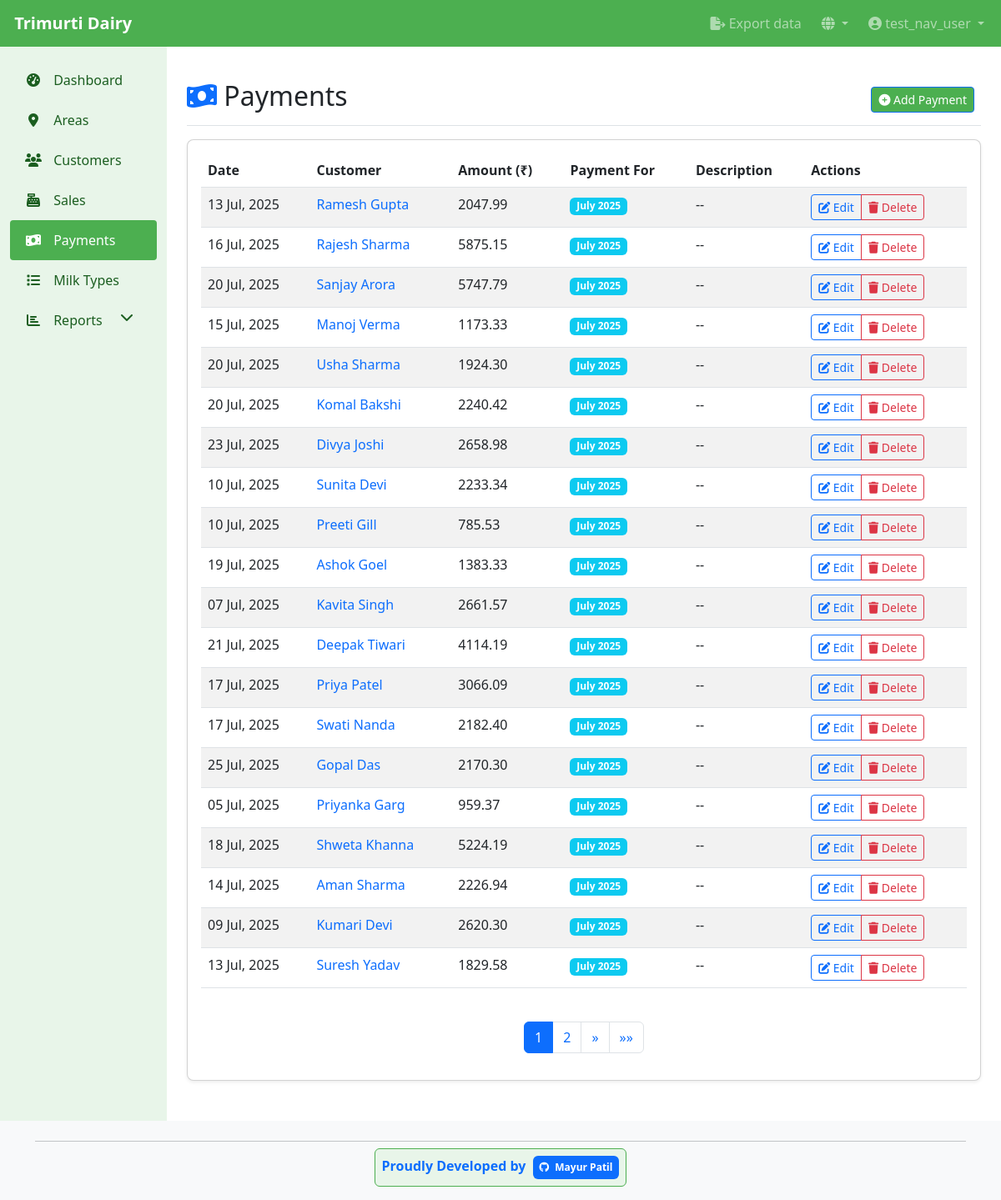
/en/dairy/payments/ (signed in), run on the app's committed database.
### dairy_app/models.py (models this page shows, shortened)
class Payment(models.Model):
    user = models.ForeignKey(User, on_delete=models.CASCADE, related_name='payments')
    customer = models.ForeignKey(Customer, on_delete=models.CASCADE, related_name='payments')
    date = models.DateField(default=timezone.now)
    amount = models.DecimalField(max_digits=10, decimal_places=2)
    description = models.CharField(max_length=255, blank=True, null=True)
    payment_for_month = models.IntegerField(null=True, blank=True,
                                           help_text=_('Month number (1-12) this payment is for'))
    payment_for_year = models.IntegerField(null=True, blank=True,
                                          help_text=_('Year this payment is for'))
    created_at = models.DateTimeField(auto_now_add=True)
    updated_at = models.DateTimeField(auto_now=True)
    class Meta:
        ordering = ['-date']

class Customer(models.Model):
    user = models.ForeignKey(User, on_delete=models.CASCADE, related_name='customers')
    name = models.CharField(max_length=200)
    address = models.TextField(blank=True, null=True)
    phone = models.CharField(max_length=20, blank=True, null=True)
    milk_types = models.ManyToManyField(MilkType, related_name='customers')
    area = models.ForeignKey(Area, on_delete=models.SET_NULL, null=True, blank=True, related_name='customers')
    date_joined = models.DateTimeField(auto_now_add=True)
    class Meta:
        ordering = ['name']

### dairy_app/views.py (the view)
# urls.py: path('payments/', views.PaymentListView.as_view(), name='payment_list'),
class PaymentListView(LoginRequiredMixin, ListView):
    model = Payment
    template_name = 'dairy_app/payment_list.html'
    context_object_name = 'payments'
    paginate_by = 20
    def get_queryset(self):
        return Payment.objects.all().order_by('-created_at')

### dairy_app/templatetags/dict_filters.py (called while the page is built)
@register.filter(name='month_name')
def get_month_name(month_number):
    from calendar import month_name
    try:
        month = int(month_number)
        if 1 <= month <= 12:
            return month_name[month]
        return ""
    except (ValueError, TypeError):
        return ""

### dairy_app/templates/dairy_app/payment_list.html (shortened to what this page needs)
{% extends 'base.html' %}
{% load i18n %}
{% load dict_filters %}
{% block content %}
<div class="d-flex justify-content-between flex-wrap flex-md-nowrap align-items-center pt-3 pb-2 mb-3 border-bottom">
    <h1 class="h2"><i class="fas fa-money-bill-wave text-primary"></i> {% trans "Payments" %}</h1>
    <div class="btn-toolbar mb-2 mb-md-0">
        <div class="btn-group me-2">
            <a href="{% url 'payment_add' %}" class="btn btn-sm btn-primary">
                <i class="fas fa-plus-circle"></i> {% trans "Add Payment" %}
            </a>
        </div>
    </div>
</div>
<div class="card">
    <div class="card-body">
        {% if payments %}
        <div class="table-responsive">
            <table class="table table-striped table-hover">
                <thead>
                    <tr>
                        <th>{% trans "Date" %}</th>
                        <th>{% trans "Customer" %}</th>
                        <th>{% trans "Amount" %} (₹)</th>
                        <th>{% trans "Payment For" %}</th>
                        <th>{% trans "Description" %}</th>
                        <th>{% trans "Actions" %}</th>
                    </tr>
                </thead>
                <tbody>
                    {% for payment in payments %}
                    <tr>
                        <td>{{ payment.date|date:"d M, Y" }}</td>
                        <td>
                            <a href="{% url 'customer_detail' payment.customer.id %}" class="text-decoration-none">
                                {{ payment.customer.name }}
                            </a>
                        </td>
                        <td>{{ payment.amount|floatformat:2 }}</td>
                        <td>
                            {% if payment.payment_for_month and payment.payment_for_year %}
                                <span class="badge bg-info">
                                    {% with month_name=payment.payment_for_month|month_name %}
                                    {{ month_name }} {{ payment.payment_for_year }}
                                    {% endwith %}
                                </span>
                            {% else %}
                                <span class="badge bg-secondary">{% trans "Not specified" %}</span>
                            {% endif %}
                        </td>
                        <td>{{ payment.description|default:"--"|truncatechars:50 }}</td>
                        <td>
                            <div class="btn-group btn-group-sm">
                                <a href="{% url 'payment_edit' payment.id %}" class="btn btn-outline-primary">
                                    <i class="fas fa-edit"></i> {% trans "Edit" %}
                                </a>
                                <a href="{% url 'payment_delete' payment.id %}" class="btn btn-outline-danger">
                                    <i class="fas fa-trash"></i> {% trans "Delete" %}
                                </a>
                            </div>
                        </td>
                    </tr>
                    {% endfor %}
                </tbody>
            </table>
        </div>
        {% if is_paginated %}
        <nav aria-label="Page navigation" class="mt-4">
            <ul class="pagination justify-content-center">
                {% for num in page_obj.paginator.page_range %}
                    {% if page_obj.number == num %}
                    <li class="page-item active">
                        <span class="page-link">{{ num }} <span class="sr-only">({% trans "current" %})</span></span>
                    </li>
                    {% elif num > page_obj.number|add:'-3' and num < page_obj.number|add:'3' %}
                    <li class="page-item"><a class="page-link" href="?page={{ num }}">{{ num }}</a></li>
                    {% endif %}
                {% endfor %}
                {% if page_obj.has_next %}
                <li class="page-item">
                    <a class="page-link" href="?page={{ page_obj.next_page_number }}" aria-label="Next">
                        <span aria-hidden="true">&raquo;</span>
                    </a>
                </li>
                <li class="page-item">
                    <a class="page-link" href="?page={{ page_obj.paginator.num_pages }}" aria-label="Last">
                        <span aria-hidden="true">&raquo;&raquo;</span>
                    </a>
                </li>
                {% endif %}
            </ul>
        </nav>
        {% endif %}
        {% endif %}
    </div>
</div>
{% endblock %}

### templates/base.html (shortened to what this page needs)
<!DOCTYPE html>
<html lang="{% if LANGUAGE_CODE %}{{ LANGUAGE_CODE }}{% else %}en{% endif %}">
<head>
    {% load i18n %}
    <link href="https://cdn.jsdelivr.net/npm/bootstrap@5.3.0/dist/css/bootstrap.min.css" rel="stylesheet">
    <link href="https://cdnjs.cloudflare.com/ajax/libs/font-awesome/6.4.0/css/all.min.css" rel="stylesheet">
</head>
<body>
    <nav class="navbar navbar-expand-lg navbar-dark fixed-top">
        <div class="container-fluid">
            <a class="navbar-brand" href="{% url 'dashboard' %}">
                 {% trans "Trimurti Dairy" %}
            </a>
            <div class="collapse navbar-collapse" id="navbarNav">
                <ul class="navbar-nav">
                    {% if user.is_authenticated %}
                    <li class="nav-item me-2">
                        <a class="nav-link {% if request.resolver_match.url_name == 'customer_export' %}active{% endif %}" href="{% url 'customer_export' %}">
                            <i class="fas fa-file-export"></i> {% trans "Export data" %}
                        </a>
                    </li>
                    <li class="nav-item dropdown me-2">
                        <a class="nav-link dropdown-toggle" href="#" id="languageDropdown" role="button" data-bs-toggle="dropdown" aria-expanded="false">
                            <i class="fas fa-globe"></i>
                        </a>
                            {% load i18n %}
                            {% get_current_language as LANGUAGE_CODE %}
                            {% get_available_languages as LANGUAGES %}
                            {% get_language_info_list for LANGUAGES as languages %}
                    </li>
                    <li class="nav-item dropdown">
                        <a class="nav-link dropdown-toggle" href="#" id="navbarDropdown" role="button" data-bs-toggle="dropdown" aria-expanded="false">
                            <i class="fas fa-user-circle"></i> {{ user.username }}
                        </a>
                    </li>
                    {% else %}
                    <li class="nav-item">
                        <a class="nav-link" href="{% url 'login' %}">{% trans "Login" %}</a>
                    </li>
                    {% endif %}
                </ul>
            </div>
        </div>
    </nav>
    <div class="container-fluid">
        <div class="row">
            {% if user.is_authenticated %}
            <div class="col-md-3 col-lg-2 d-md-block sidebar collapse">
                <div class="position-sticky pt-3">
                    <ul class="nav flex-column">
                        <li class="nav-item">
                            <a class="nav-link {% if request.resolver_match.url_name == 'dashboard' %}active{% endif %}" href="{% url 'dashboard' %}">
                                <i class="fas fa-tachometer-alt"></i> {% trans "Dashboard" %}
                            </a>
                        </li>
                        <li class="nav-item">
                            <a class="nav-link {% if 'area' in request.resolver_match.url_name %}active{% endif %}" href="{% url 'area_list' %}">
                                <i class="fas fa-map-marker-alt"></i> {% trans "Areas" %}
                            </a>
                        </li>
                        <li class="nav-item">
                            <a class="nav-link {% if 'customer' in request.resolver_match.url_name %}active{% endif %}" href="{% url 'customer_list' %}">
                                <i class="fas fa-users"></i> {% trans "Customers" %}
                            </a>
                        </li>
                        <li class="nav-item">
                            <a class="nav-link {% if 'sale' in request.resolver_match.url_name %}active{% endif %}" href="{% url 'sale_list' %}">
                                <i class="fas fa-cash-register fa-fw"></i> {% trans "Sales" %}
                            </a>
                        </li>
                        <li class="nav-item">
                            <a class="nav-link {% if 'payment' in request.resolver_match.url_name %}active{% endif %}" href="{% url 'payment_list' %}">
                                <i class="fas fa-money-bill-wave fa-fw"></i> {% trans "Payments" %}
                            </a>
                        </li>
                        <li class="nav-item">
                            <a class="nav-link {% if 'milk_type' in request.resolver_match.url_name %}active{% endif %}" href="{% url 'milk_type_list' %}">
                                <i class="fas fa-list"></i> {% trans "Milk Types" %}
                            </a>
                        </li>
                        <li class="nav-item">
                            <a class="nav-link" href="#" data-bs-toggle="collapse" data-bs-target="#reportsCollapse" aria-expanded="false">
                                <i class="fas fa-chart-bar"></i> {% trans "Reports" %} <i class="fas fa-chevron-down float-end"></i>
                            </a>
                        </li>
                    </ul>
                </div>
            </div>
            {% endif %}
            <main class="{% if user.is_authenticated %}col-md-9 ms-sm-auto col-lg-10 px-md-4{% else %}col-12{% endif %} main-content">
                {% block content %}{% endblock %}
            </main>
        </div>
    </div>
    <footer class="footer mt-auto py-3 bg-light">
        <div class="container">
            <div class="row">
                <div class="col-12 text-center">
                    <hr class="my-2">
                    <div class="developer-credit p-2 d-inline-block rounded" style="background-color: var(--light-color); border: 1px solid var(--primary-color);">
                        <strong class="text-primary">{% trans "Proudly Developed by" %}</strong>
                        <a href="https://github.com/mayur5204" target="_blank" class="text-decoration-none ms-1">
                            <span class="badge bg-primary p-2">
                                <i class="fab fa-github me-1"></i> Mayur Patil
                            </span>
                        </a>
                    </div>
                </div>
            </div>
        </div>
    </footer>
</body>
</html>

### templates/base.html (style rules this page uses)
:root { --primary-color: #4CAF50; --accent-color: #FFC107; --light-color: #E8F5E9; --dark-color: #1B5E20; }
body { padding-top: 56px; min-height: 100vh; display: flex; flex-direction: column; padding-bottom: 60px; }
.navbar { background-color: var(--primary-color); }
.navbar-brand { font-weight: bold; }
.sidebar { background-color: var(--light-color); min-height: calc(100vh - 56px); }
.sidebar .nav-link { color: var(--dark-color); padding: 0.75rem 1rem; border-radius: 0.25rem; }
.sidebar .nav-link.active { background-color: var(--primary-color); color: white; }
.sidebar .nav-link i { margin-right: 0.5rem; width: 24px; text-align: center; }
.card { margin-bottom: 1.5rem; border-radius: 0.5rem; box-shadow: 0 0.125rem 0.25rem rgba(0, 0, 0, 0.075); }
.btn-primary { background-color: var(--primary-color); border-color: var (--primary-color); }
.main-content { flex: 1; padding: 1.5rem; }
footer { background-color: var(--light-color); padding: 1rem 0; margin-top: auto; }
@media (min-width: 992px) { body { padding-bottom: 0; } }

### data on the page
Payment: date "13 Jul, 2025", customer.name "Ramesh Gupta", amount "2047.99", payment "July", payment_for_year "2025", description "--"
Payment: date "16 Jul, 2025", customer.name "Rajesh Sharma", amount "5875.15", payment "July", payment_for_year "2025", description "--"
Payment: date "20 Jul, 2025", customer.name "Sanjay Arora", amount "5747.79", payment "July", payment_for_year "2025", description "--"
Payment: date "15 Jul, 2025", customer.name "Manoj Verma", amount "1173.33", payment "July", payment_for_year "2025", description "--"
Payment: date "20 Jul, 2025", customer.name "Usha Sharma", amount "1924.30", payment "July", payment_for_year "2025", description "--"
Payment: date "20 Jul, 2025", customer.name "Komal Bakshi", amount "2240.42", payment "July", payment_for_year "2025", description "--"
Payment: date "23 Jul, 2025", customer.name "Divya Joshi", amount "2658.98", payment "July", payment_for_year "2025", description "--"
Payment: date "10 Jul, 2025", customer.name "Sunita Devi", amount "2233.34", payment "July", payment_for_year "2025", description "--"
Payment: date "10 Jul, 2025", customer.name "Preeti Gill", amount "785.53", payment "July", payment_for_year "2025", description "--"
Payment: date "19 Jul, 2025", customer.name "Ashok Goel", amount "1383.33", payment "July", payment_for_year "2025", description "--"
Payment: date "07 Jul, 2025", customer.name "Kavita Singh", amount "2661.57", payment "July", payment_for_year "2025", description "--"
Payment: date "21 Jul, 2025", customer.name "Deepak Tiwari", amount "4114.19", payment "July", payment_for_year "2025", description "--"
Payment: date "17 Jul, 2025", customer.name "Priya Patel", amount "3066.09", payment "July", payment_for_year "2025", description "--"
Payment: date "17 Jul, 2025", customer.name "Swati Nanda", amount "2182.40", payment "July", payment_for_year "2025", description "--"
Payment: date "25 Jul, 2025", customer.name "Gopal Das", amount "2170.30", payment "July", payment_for_year "2025", description "--"
Payment: date "05 Jul, 2025", customer.name "Priyanka Garg", amount "959.37", payment "July", payment_for_year "2025", description "--"
Payment: date "18 Jul, 2025", customer.name "Shweta Khanna", amount "5224.19", payment "July", payment_for_year "2025", description "--"
Payment: date "14 Jul, 2025", customer.name "Aman Sharma", amount "2226.94", payment "July", payment_for_year "2025", description "--"
Payment: date "09 Jul, 2025", customer.name "Kumari Devi", amount "2620.30", payment "July", payment_for_year "2025", description "--"
Payment: date "13 Jul, 2025", customer.name "Suresh Yadav", amount "1829.58", payment "July", payment_for_year "2025", description "--"

### other printed values
{{ user.username }} "test_nav_user"
{{ num }} "1"
{{ num }} "2"
